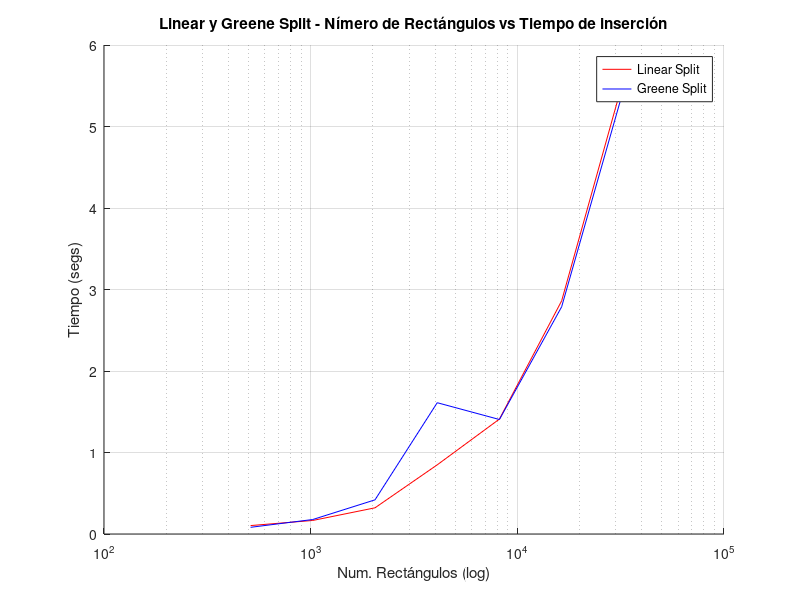
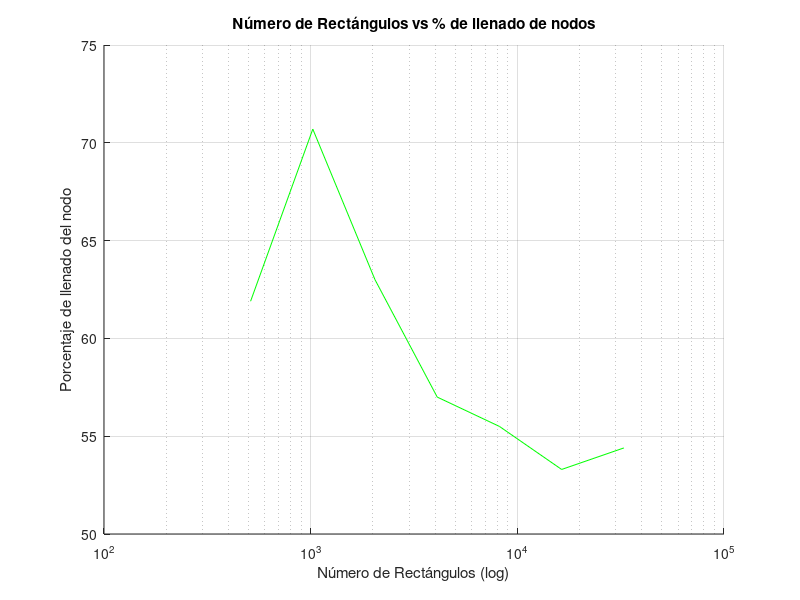
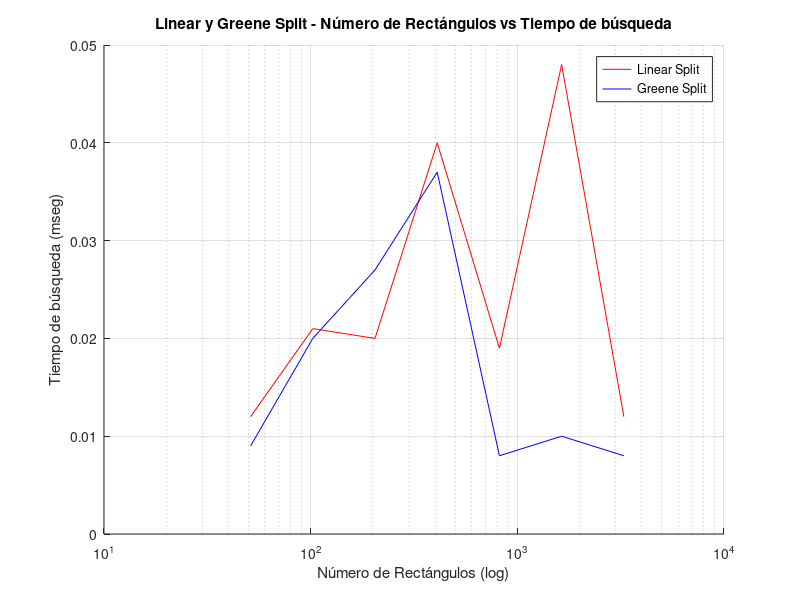

The MATLAB script that drew these images, in order:
# Inicializador

start = 9;
finish = 15;
for i = start : finish
  rectangles(i - start + 1) = 2^i;
end

# --- START DATA --- #

# Tiempos Inserción Linear Split

lst(1) = 0.103387;
lst(2) = 0.166307;
lst(3) = 0.321261;
lst(4) = 0.848601;
lst(5) = 1.410179;
lst(6) = 2.861004;
lst(7) = 5.593964;

# Tiempos Inserción Greene Split

gst(1) = 0.082136;
gst(2) = 0.177814;
gst(3) = 0.419102;
gst(4) = 1.610996;
gst(5) = 1.404789;
gst(6) = 2.787653;
gst(7) = 5.467977;

# Porcentajes de llenado

percent_fill(1) = 61.9;
percent_fill(2) = 70.7;
percent_fill(3) = 63.0;
percent_fill(4) = 57.0;
percent_fill(5) = 55.5;
percent_fill(6) = 53.3;
percent_fill(7) = 54.4;

# Tiempos Búsqueda Linear Split (mseg)

linear_search_time(1) = 0.012;
linear_search_time(2) = 0.021;
linear_search_time(3) = 0.020;
linear_search_time(4) = 0.040;
linear_search_time(5) = 0.019;
linear_search_time(6) = 0.048;
linear_search_time(7) = 0.012;

# Tiempos Búsqueda Greene Split (mseg)

greene_search_time(1) = 0.009;
greene_search_time(2) = 0.020;
greene_search_time(3) = 0.027;
greene_search_time(4) = 0.037;
greene_search_time(5) = 0.008;
greene_search_time(6) = 0.010;
greene_search_time(7) = 0.008;

# --- END DATA --- #

# Plot para Inserción

figure(1);
hold on;
semilogx(rectangles, lst, "r");
semilogx(rectangles, gst, "b");
legend("Linear Split", "Greene Split");
grid on;
xlabel ("Num. Rectángulos (log)");
ylabel ("Tiempo (segs)");
title ("Linear y Greene Split - Nímero de Rectángulos vs Tiempo de inserción");
hold off;

# Plot para espacio y % de llenado

figure(2);
hold on;
semilogx(rectangles, percent_fill, "g");
grid on;
xlabel ("Número de Rectángulos (log)");
ylabel ("Porcentaje de llenado del nodo");
title ("Número de Rectángulos vs % de llenado de nodos");
hold off;

# Plot para búsqueda

figure(3);
hold on;
semilogx(rectangles/10, linear_search_time, "r");
semilogx(rectangles/10, greene_search_time, "b");
legend("Linear Split", "Greene Split");
grid on;
xlabel ("Número de Rectángulos (log)");
ylabel ("Tiempo de búsqueda (mseg)");
title ("Linear y Greene Split - Número de Rectángulos vs Tiempo de búsqueda");
hold off;
